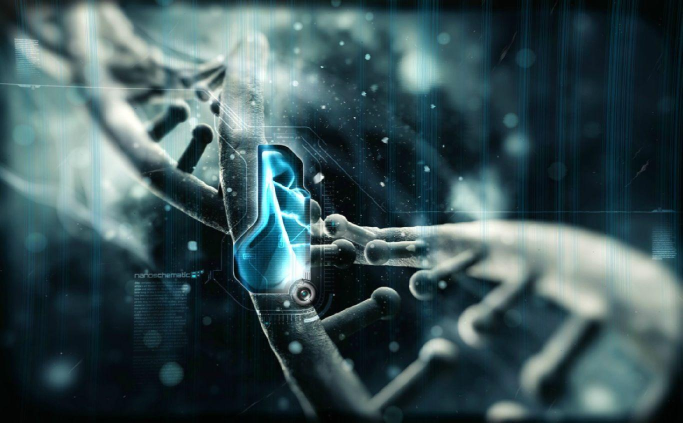
#> input picture 🍑-2/dna.jpg, 1365 x 845 px (shown at 1/2 size)
$ python ImagePlot.py
#> lines starting #> are read from the running program, lines starting #| are printed output that depends on the picture
import cv2
from matplotlib.cm import get_cmap
import matplotlib.pyplot as plt


img = cv2.imread('dna.jpg' , 0)
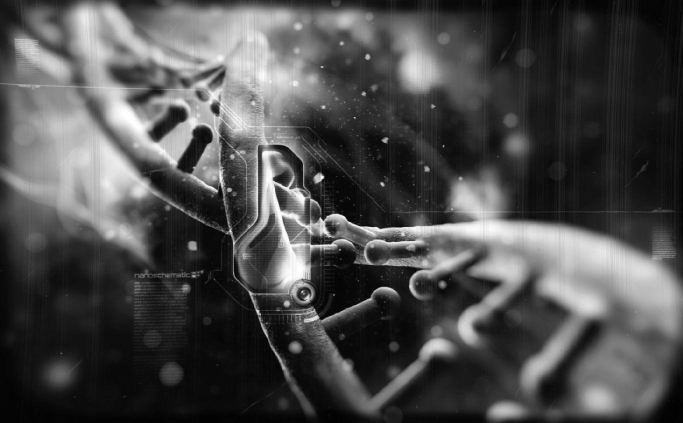
#> img: shape (845, 1365) (shown at 1/2 size); min 0, max 255, mean 76.3
org_hist = cv2.calcHist([img] , [0] , None , [256] , [0 , 256])
#> org_hist = 256 values, max 19199 at index 17, min 93 at index 0, mean 4505.6
equalized = cv2.equalizeHist(img)
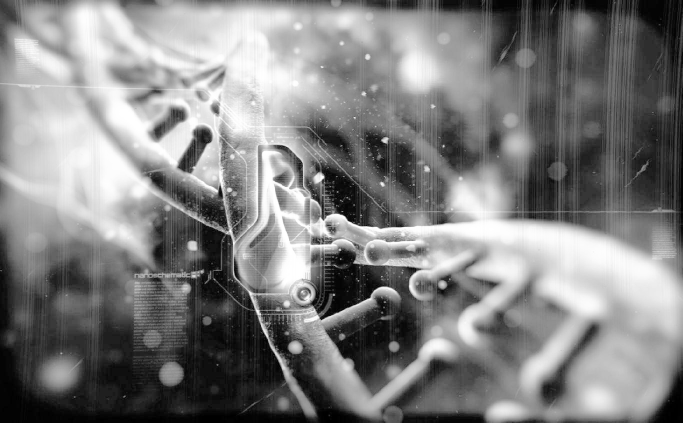
#> equalized: shape (845, 1365) (shown at 1/2 size); min 0, max 255, mean 128.4
equalized_hist = cv2.calcHist([equalized] , [0] , None , [256] , [0, 256])
#> equalized_hist = 256 values, max 19199 at index 46, min 0 at index 2, mean 4505.6

plt.subplot(221)
plt.title("orginal Image")
plt.imshow(img , cmap=get_cmap("gray"))

plt.subplot(222)
plt.title("Histogram")
plt.hist(org_hist)

plt.subplot(223)
plt.title("Equalized Image")
plt.imshow(equalized, cmap=get_cmap("gray"))

plt.subplot(224)
plt.title("Histogram")
plt.hist(equalized_hist)

plt.show()
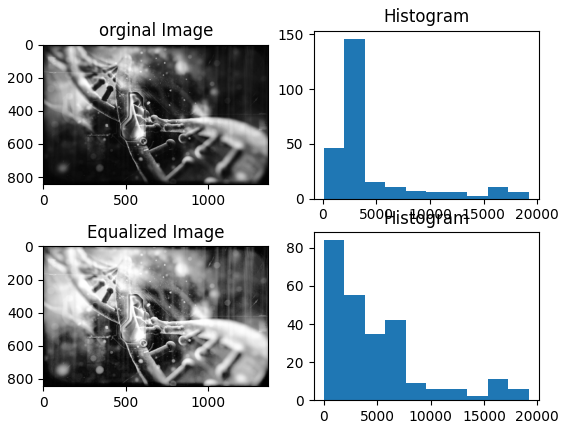
#> figure drawn by matplotlib, 4 panels; panel 2: tallest bar 146 high, from x = 2003.6 to 3914.2; panel 4: tallest bar 84 high, from x = 0 to 1919.9
